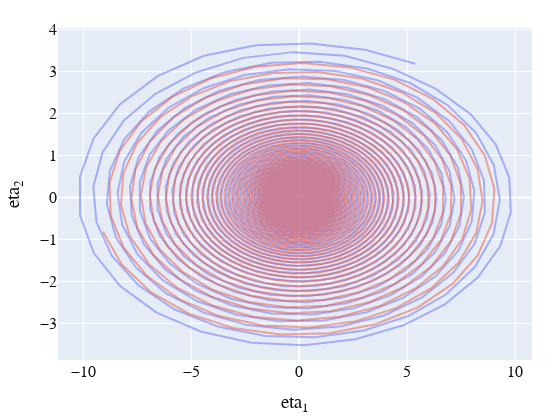

The cell this chart's notebook holds for it:
### Code cell
fig = plotter.make_plot(ssm, data_name = 'reduced_coordinates', 
                        idx_trajectories=[0, 1], idx_coordinates=[1,2],
                        with_predictions = False)
fig.show()

### Figure 1 — Plotly figure (JSON) as saved in the notebook; plotly's stock layout.template omitted (floating-point values rounded to 4 significant figures; data arrays with more than 128 entries replaced by an {"elided": "..."} marker saying what was removed)
{"data": [{"line": {"width": 2}, "mode": "lines", "name": "", "opacity": 0.5, "showlegend": false, "type": "scatter", "x": {"elided": "2400 float values"}, "y": {"elided": "2400 float values"}}, {"line": {"width": 2}, "mode": "lines", "name": "", "opacity": 0.5, "showlegend": false, "type": "scatter", "x": {"elided": "2386 float values"}, "y": {"elided": "2386 float values"}}], "layout": {"autosize": true, "font": {"color": "#101010", "family": "Helvetica", "size": 16}, "height": 420, "margin": {"b": 28, "l": 28, "r": 28, "t": 28}, "width": 560, "xaxis": {"range": [-11.17, 10.78], "title": {"text": "eta<sub>1</sub>"}}, "yaxis": {"range": [-3.873, 4.038], "title": {"text": "eta<sub>2</sub>"}}}}
